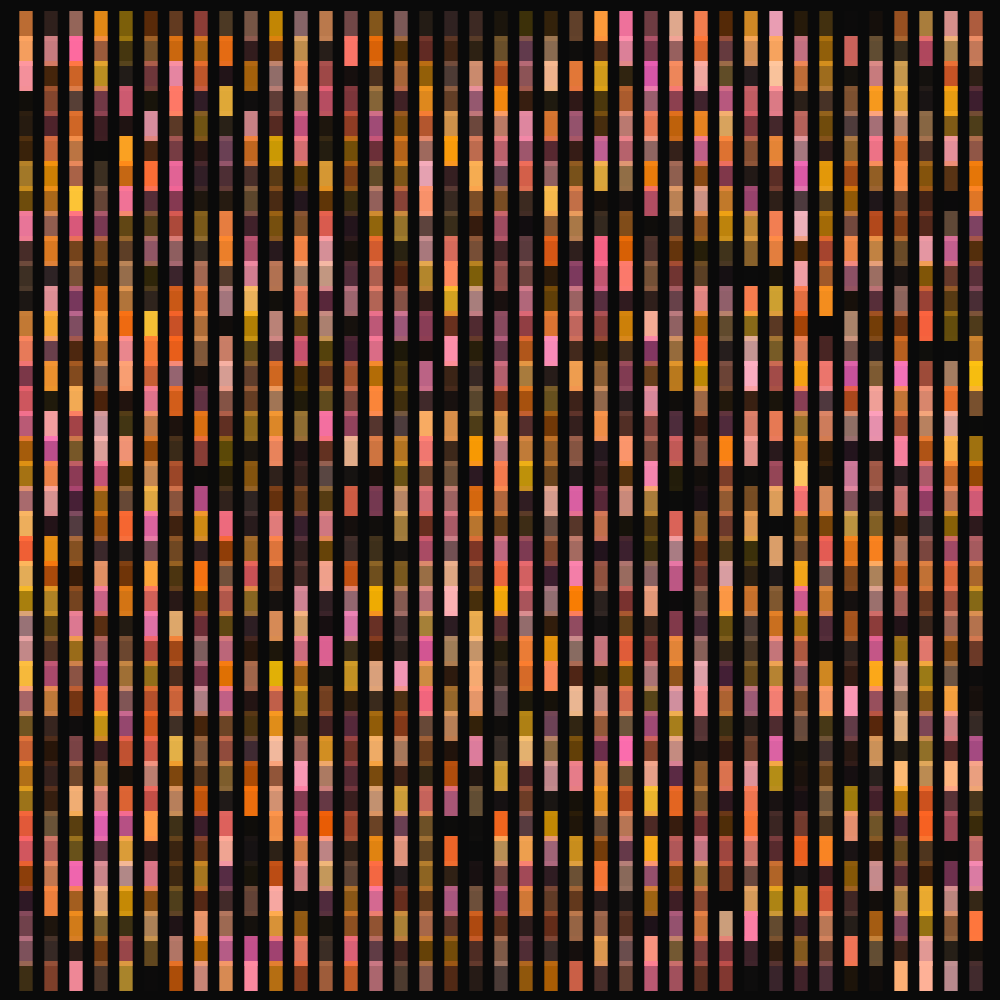
Frame 1 (no input)
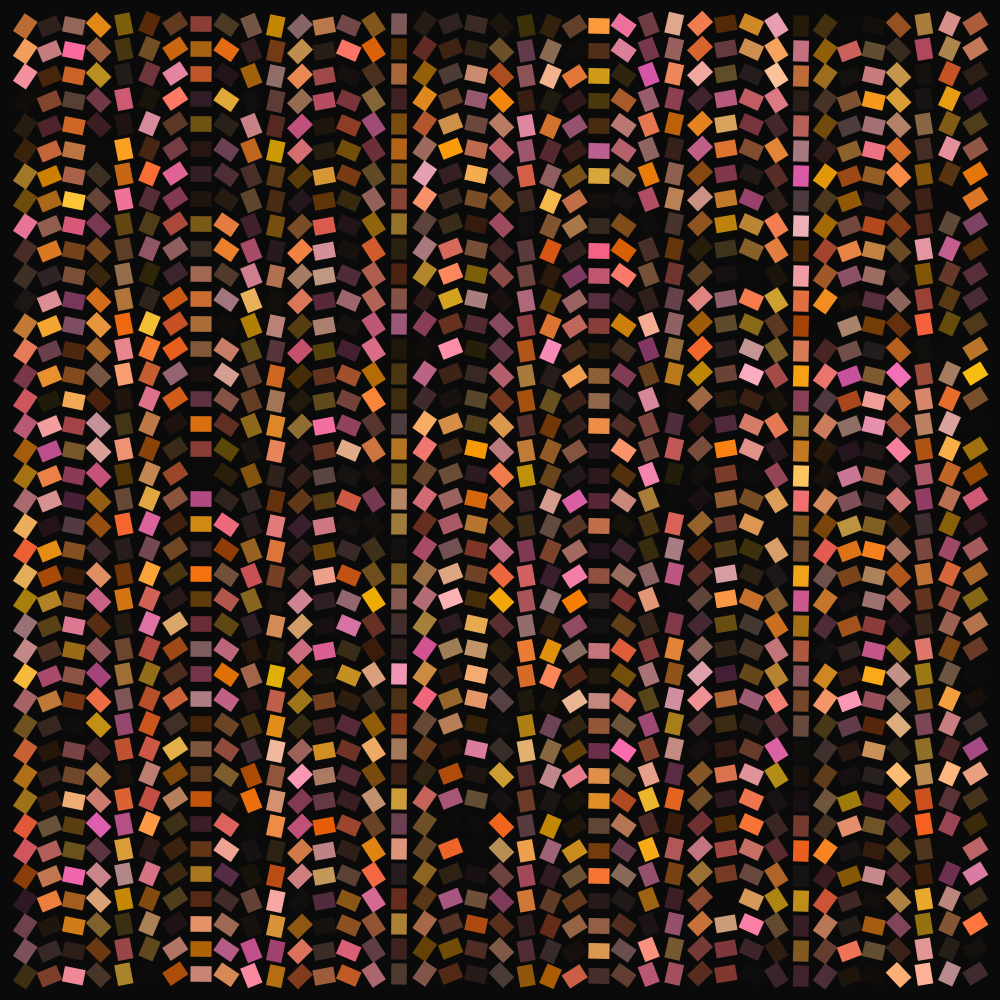
Frame 60 (the mouse pressed at the canvas centre just before this capture)
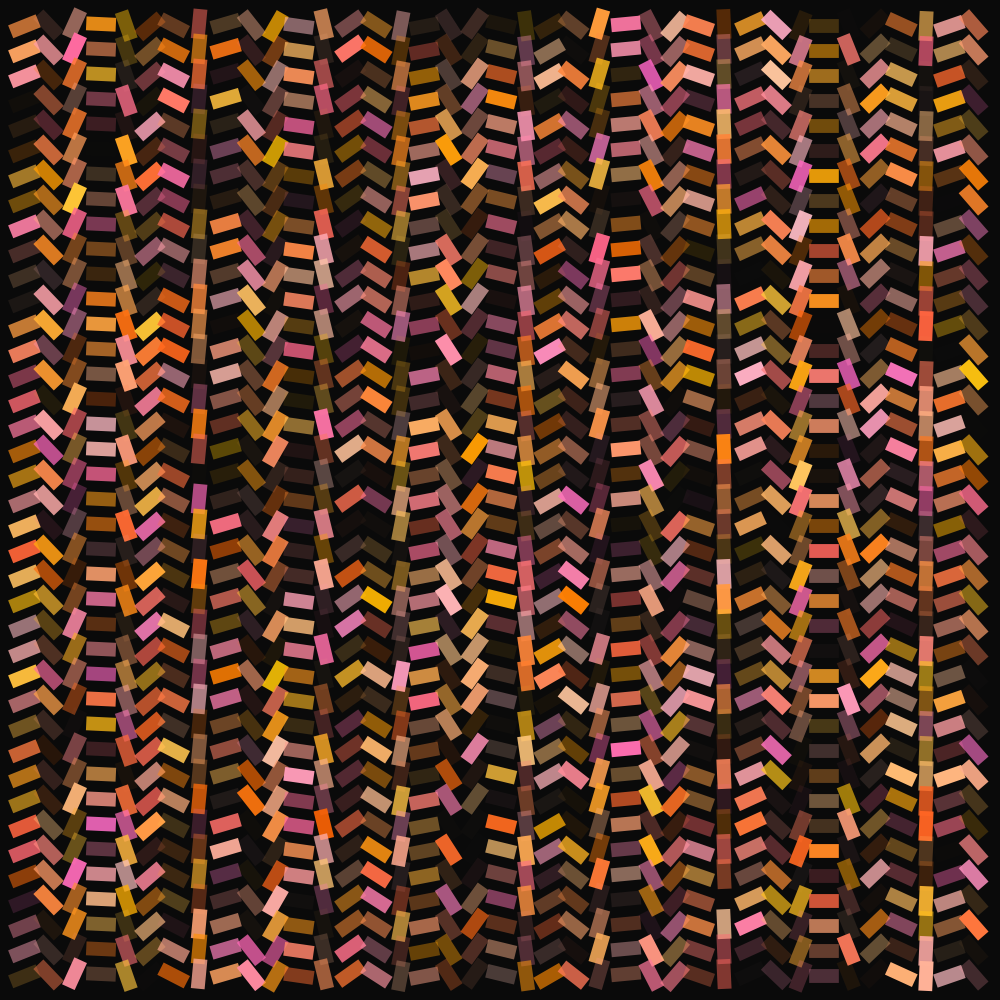
Frame 120 (the mouse held since frame 60 and released just before this capture)

The Processing sketch that drew these frames (run headless with seeded random() and noise(); from frame 60 on, the mouse is pressed at the canvas centre):

// Processing sketch: sketch_1262020_gifsketch
// ── sketch_1262020_gifsketch.pde
//-----------------------------------------
//-- Title: 
//-- Date: 01/22/2020 9:54 
//-- Database: 
//-- Author: Christopher Ried
//-- Purpose: 
//-----------------------------------------

float n =40.0; 
float total_n = n*n; 
Cross[][] CrossGrid = new Cross[int(n)][int(n)]; 
String filename = str(hour()+minute()+second()+year()); 
int iter = 0; 

void setup()
{
  size(1000,1000); 
  noStroke(); 
  rectMode(CENTER); 


     for(int x = 0; x < n; x++)
     {
       for (int y = 0; y < n; y++)
       {
         float currentX = width*(x/n); 
         float currentY = height*(y/n); 
          CrossGrid[x][y] = new Cross(currentX,currentY, 15,25, x);  
          print(currentX + "/" + currentY + " "); 
       }
     }
}

void draw()
{
     background(10); 
 for(int x = 1; x < n; x++)
     {
       for (int y = 1; y < n; y++)
       {
    CrossGrid[x][y].drawCross(); 
       }
  }
      //save(filename+"_"+iter+".tiff"); 
      iter++; 
      if(iter == 500) {stop(); }
}


class Cross {

  float x_self, y_self, rotateCircle; 
  float wid, hit, speed_self;
  float speedFactor; 
  color currentCol; 
  Cross(float x, float y, float wide, float deep, float speed)
 {
   x_self = x; 
   y_self = y; 
   wid = wide; 
   hit = deep; 
   speedFactor = speed*0.01; 
   rotateCircle = 0; 
   speed_self = speed; 
   currentCol = color(255,random(100,200),random(1,200), random(1,255)); 
 }
 
 
 void drawCross()
 {
  
  fill(currentCol); 
   pushMatrix(); 
   translate(x_self,y_self); 
   rotate(TWO_PI*(rotateCircle/TWO_PI)); 
  rect(1,1,wid+ cos(iter-10)*2,hit+ cos(iter)*5); 
  //rect(1,1,hit,wid); 
  popMatrix(); 
  rotateCircle = rotateCircle + speedFactor; 
  if(rotateCircle == 100) {rotateCircle = 0; }
  }
}
